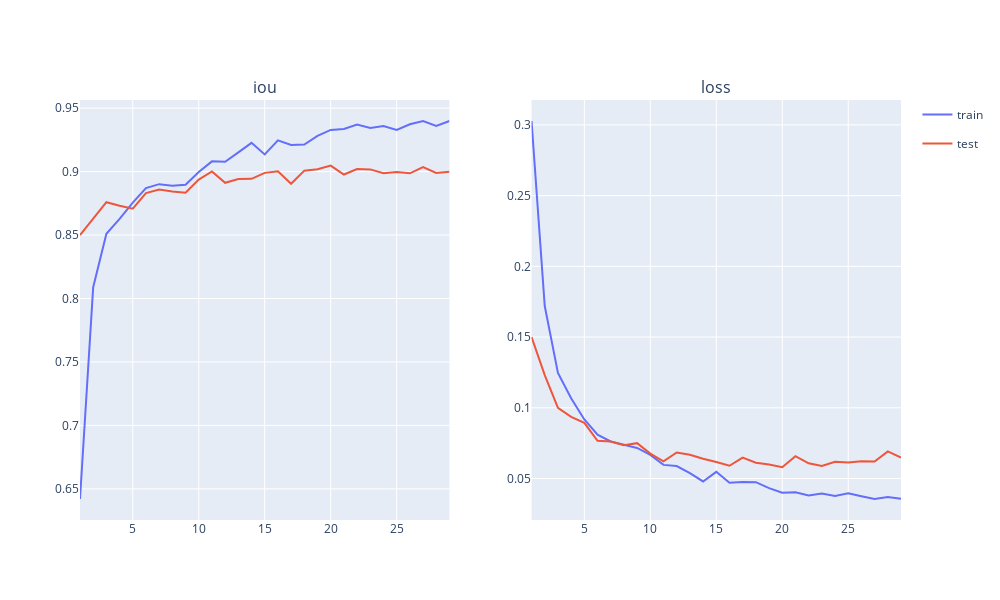

The notebook cell saved with this chart:
### Code cell
plotter.draw_no_widget()

### Figure 1 — Plotly figure (JSON) as saved in the notebook; plotly's stock layout.template omitted (floating-point values rounded to 4 significant figures)
{"data": [{"hovertemplate": "phase=train<br>epoch=%{x}<br>iou=%{y}<extra></extra>", "legendgroup": "train", "marker": {"color": "#636efa", "symbol": "circle"}, "mode": "lines", "name": "train", "orientation": "v", "showlegend": true, "type": "scatter", "x": [1, 2, 3, 4, 5, 6, 7, 8, 9, 10, 11, 12, 13, 14, 15, 16, 17, 18, 19, 20, 21, 22, 23, 24, 25, 26, 27, 28, 29], "xaxis": "x", "y": [0.642, 0.8089, 0.8511, 0.8627, 0.8755, 0.8871, 0.8901, 0.8888, 0.8897, 0.8997, 0.9081, 0.9077, 0.9152, 0.9227, 0.9136, 0.9246, 0.921, 0.9213, 0.9282, 0.9329, 0.9336, 0.9371, 0.9344, 0.936, 0.9329, 0.9373, 0.9399, 0.936, 0.9398], "yaxis": "y"}, {"hovertemplate": "phase=test<br>epoch=%{x}<br>iou=%{y}<extra></extra>", "legendgroup": "test", "marker": {"color": "#EF553B", "symbol": "circle"}, "mode": "lines", "name": "test", "orientation": "v", "showlegend": true, "type": "scatter", "x": [1, 2, 3, 4, 5, 6, 7, 8, 9, 10, 11, 12, 13, 14, 15, 16, 17, 18, 19, 20, 21, 22, 23, 24, 25, 26, 27, 28, 29], "xaxis": "x", "y": [0.85, 0.8631, 0.8759, 0.8731, 0.8708, 0.8831, 0.8858, 0.8843, 0.8833, 0.8937, 0.9002, 0.8912, 0.8942, 0.8943, 0.899, 0.9002, 0.8904, 0.9007, 0.9018, 0.9048, 0.8977, 0.902, 0.9018, 0.8987, 0.8997, 0.8987, 0.9035, 0.899, 0.9], "yaxis": "y"}, {"hovertemplate": "phase=train<br>epoch=%{x}<br>loss=%{y}<extra></extra>", "legendgroup": "train", "marker": {"color": "#636efa", "symbol": "circle"}, "mode": "lines", "name": "train", "orientation": "v", "showlegend": false, "type": "scatter", "x": [1, 2, 3, 4, 5, 6, 7, 8, 9, 10, 11, 12, 13, 14, 15, 16, 17, 18, 19, 20, 21, 22, 23, 24, 25, 26, 27, 28, 29], "xaxis": "x2", "y": [0.3028, 0.1719, 0.1247, 0.1068, 0.09178, 0.08094, 0.07619, 0.0741, 0.0716, 0.06673, 0.05962, 0.05881, 0.0538, 0.04793, 0.05471, 0.04694, 0.04754, 0.04742, 0.04317, 0.03995, 0.04028, 0.03796, 0.03931, 0.03758, 0.03959, 0.03751, 0.03551, 0.03696, 0.03566], "yaxis": "y2"}, {"hovertemplate": "phase=test<br>epoch=%{x}<br>loss=%{y}<extra></extra>", "legendgroup": "test", "marker": {"color": "#EF553B", "symbol": "circle"}, "mode": "lines", "name": "test", "orientation": "v", "showlegend": false, "type": "scatter", "x": [1, 2, 3, 4, 5, 6, 7, 8, 9, 10, 11, 12, 13, 14, 15, 16, 17, 18, 19, 20, 21, 22, 23, 24, 25, 26, 27, 28, 29], "xaxis": "x2", "y": [0.15, 0.1232, 0.09995, 0.09353, 0.08936, 0.07667, 0.07615, 0.07356, 0.07498, 0.06762, 0.06209, 0.06839, 0.06678, 0.06395, 0.06172, 0.059, 0.06473, 0.0612, 0.05988, 0.058, 0.06581, 0.06072, 0.05883, 0.06181, 0.06134, 0.06221, 0.06199, 0.06918, 0.06483], "yaxis": "y2"}], "layout": {"annotations": [{"font": {"size": 16}, "showarrow": false, "text": "iou", "x": 0.225, "xanchor": "center", "xref": "paper", "y": 1, "yanchor": "bottom", "yref": "paper"}, {"font": {"size": 16}, "showarrow": false, "text": "loss", "x": 0.775, "xanchor": "center", "xref": "paper", "y": 1, "yanchor": "bottom", "yref": "paper"}], "height": 600, "showlegend": true, "width": 1000, "xaxis": {"anchor": "y", "domain": [0, 0.45]}, "xaxis2": {"anchor": "y2", "domain": [0.55, 1]}, "yaxis": {"anchor": "x", "domain": [0, 1]}, "yaxis2": {"anchor": "x2", "domain": [0, 1]}}}
